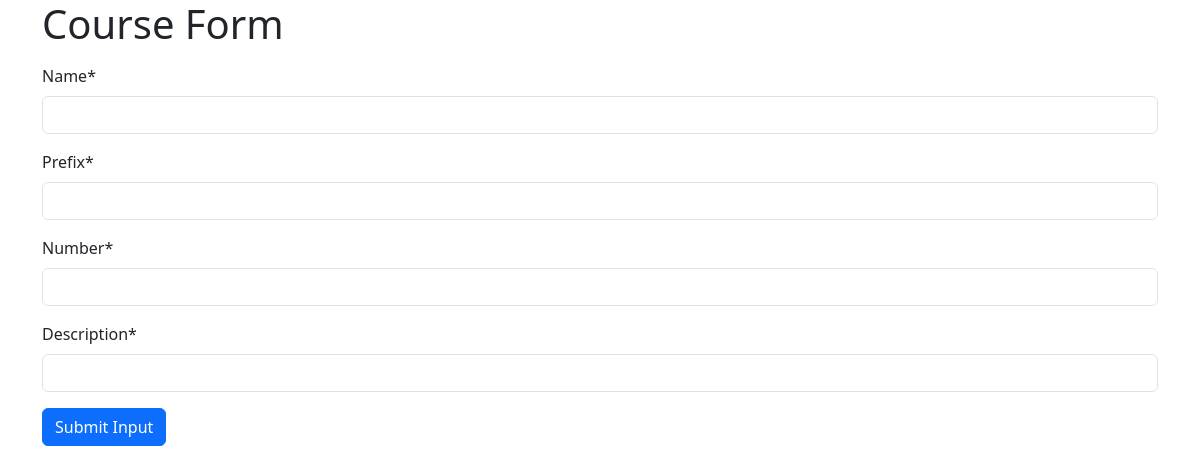
The page /course_form/ on the database as committed earlier.
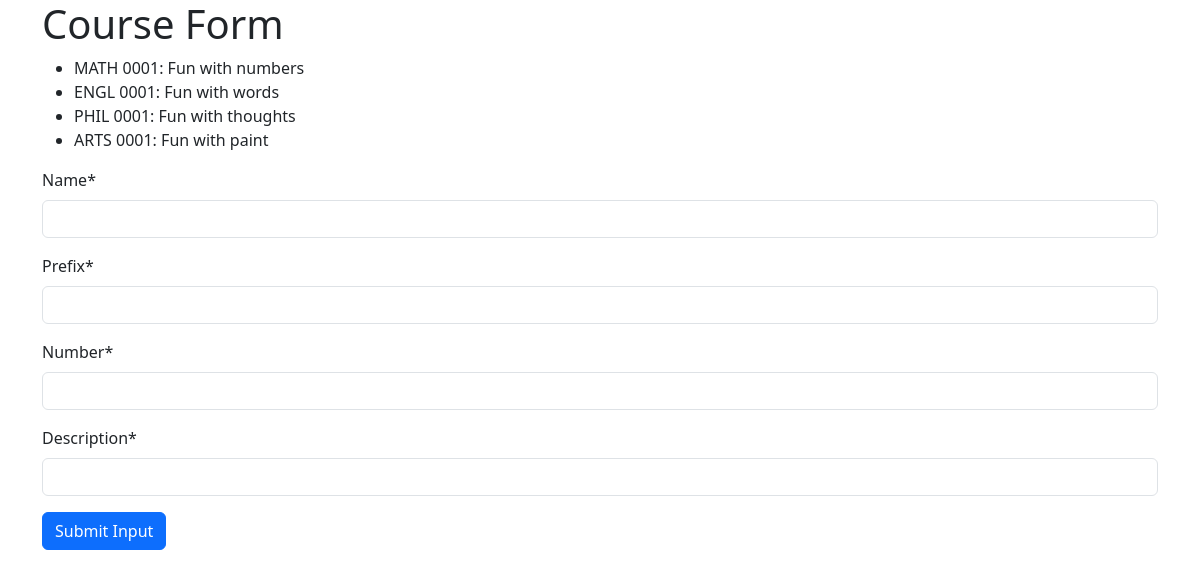
The same page on the database as committed later.
### form_example/models.py (models this page shows)
class Course(models.Model):
    name = models.CharField(max_length=255)
    prefix = models.CharField(max_length=4)
    number = models.CharField(max_length=4)
    description = models.CharField(max_length=255)
    def __str__(self) -> str:
        return f"{self.prefix} {self.number}: {self.name}"

### form_example/views.py (the view)
# urls.py: path("course_form/", views.course_form, name="course_form/"),
def course_form(request):
    if request.method == 'POST':
        form = CourseModelForm(request.POST)
        if form.is_valid():
            form.save()
            messages.success(request, "Saved the course...")
        else:
            messages.error(request, "Failed to save...")
        return redirect("form_example")
    else:
        form = CourseModelForm()
        courses = Course.objects.all()
        return render(request, "course-form.html", {"form": form, "courses": courses})

### form_example/forms.py
class CourseModelForm(ModelForm):
    class Meta:
        model = Course
        fields = ["name", "prefix", "number", "description"]

### form_example/templates/course-form.html (shortened to what this page needs)
{% load crispy_forms_tags %}
<!DOCTYPE html>
<html lang="en">
<head>
    <link href="https://cdn.jsdelivr.net/npm/bootstrap@5.3.0/dist/css/bootstrap.min.css"
          rel="stylesheet"
>
</head>
<body>
    <div class="container">
        <h1>Course Form</h1>
        <ul>
        {% for course in courses %}
            <li>{{course}}</li>
        {% endfor %}
        </ul>
        <form method="post">
            {{ form|crispy }}
            <p>
                <input class="btn btn-primary" type="submit" name="submit_input" value="Submit Input">
            </p>
        </form>
    </div>
</body>
</html>

Rows that differ between the two databases and show on the page:
added Course: prefix+number+name "MATH 0001: Fun with numbers"
added Course: prefix+number+name "ENGL 0001: Fun with words"
added Course: prefix+number+name "PHIL 0001: Fun with thoughts"
added Course: prefix+number+name "ARTS 0001: Fun with paint"
